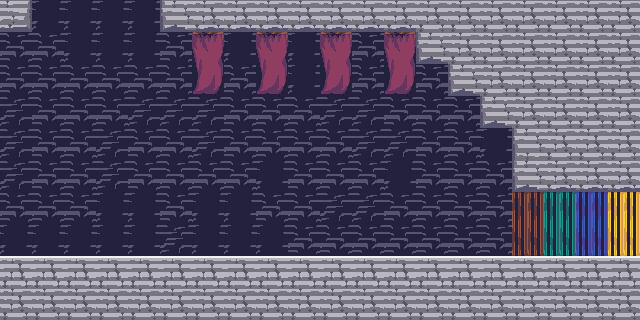

Tiled map render using the project's own tile images. Description and the whole map definition, tile-layer contents included, below:
An orthogonal 20x10 tile map with 32x32 px tiles, 1 tile layer (Tile Layer 1).

<map version="1.0" tiledversion="2017.11.22" orientation="orthogonal" renderorder="right-down" width="20" height="10" tilewidth="32" tileheight="32" infinite="0" nextobjectid="1">
 <tileset firstgid="1" source="tiletest.tsx" />
 <layer name="Tile Layer 1" width="20" height="10">
  <data encoding="csv">
97,134,134,134,134,95,96,96,96,96,96,96,96,13,13,13,13,13,13,13,
173,173,134,134,134,173,53,134,53,134,53,173,53,95,13,13,13,13,13,13,
173,173,173,173,173,173,93,173,93,134,93,173,93,173,95,13,13,13,13,13,
133,173,173,173,133,133,133,173,173,173,133,133,173,173,173,95,13,13,13,13,
133,173,173,133,173,173,133,173,173,173,173,133,133,173,173,134,12,13,13,13,
133,173,173,133,173,173,173,173,134,173,173,173,134,173,173,173,95,96,96,96,
173,173,173,134,134,173,134,134,173,173,133,133,173,173,173,173,299,300,301,302,
134,134,134,134,134,133,134,134,134,173,173,173,173,173,173,173,339,340,341,342,
55,55,55,55,55,55,55,55,55,55,55,55,55,55,55,55,55,55,55,55,
13,13,13,13,13,13,13,13,13,13,13,13,13,13,13,13,13,13,13,13
</data>
 </layer>
</map>
